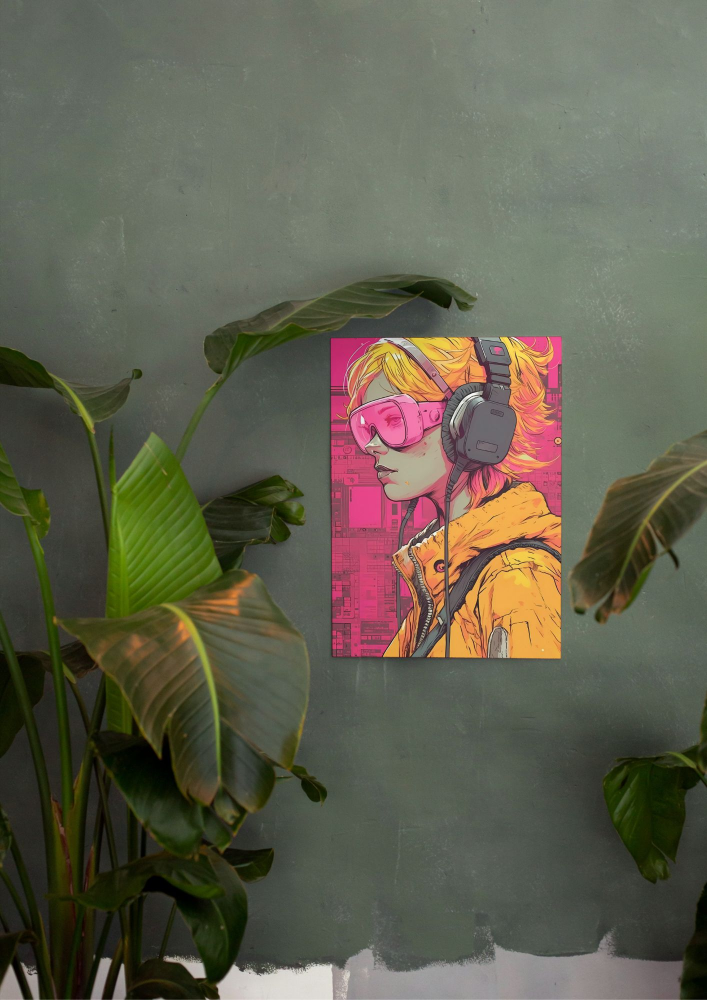
#> input picture mockups_db/tree.jpg, 1414 x 2000 px, found by its file name (shown at 1/2 size)
$ python generate_mockups.py
#> lines starting #> are read from the running program, lines starting #| are printed output that depends on the picture; after the words box and inside, x2 and y2 are one past the last pixel; in counts of white or black regions, pixels touching at a corner belong together; pictures that were not available may be replaced by others from this repository, and a replacement may not be noted
import cv2
import numpy as np
import os
from PIL import Image

# Paths
mockup_path = "tree.jpg"
designs_folder = "designs/"
output_folder = "mockups/"

# Destination points for the placeholder (corner coordinates in the mockup)
# Format: [(top-left x, y), (top-right x, y), (bottom-right x, y), (bottom-left x, y)]
destination_points = np.array([
    (660, 672),  # Top-left corner
    (1125, 672),  # Top-right corner
    (1125, 1318),  # Bottom-right corner
    (660, 1318)   # Bottom-left corner
], dtype=np.float32)

# Load the mockup template
mockup = cv2.imread(mockup_path)
#> mockup is the input picture: shape (2000, 1414, 3); mean B, G, R 79.1, 95.6, 97.4

# Create the output folder if it doesn't exist
os.makedirs(output_folder, exist_ok=True)

# Process each design
for design_file in os.listdir(designs_folder):
    if design_file.endswith(('.png', '.jpg', '.jpeg')):
        # Load the design
        design_path = os.path.join(designs_folder, design_file)
        design = cv2.imread(design_path)
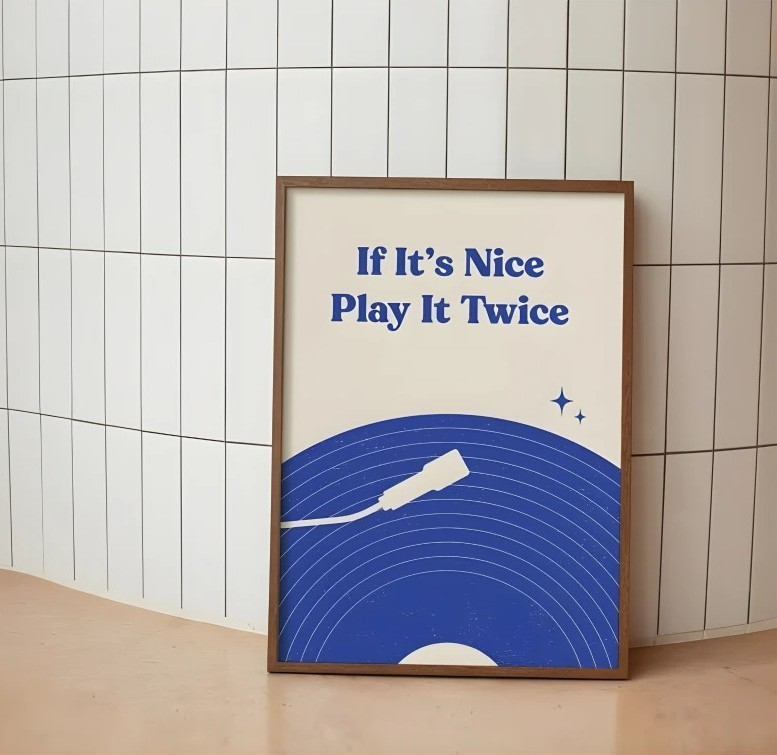
#> input picture mockups_db/3 blue vinly.jpg, 777 x 755 px, given as the content of the folder designs/, which was not available
#> design is the input picture: shape (755, 777, 3); mean B, G, R 174.9, 175, 180.9

        # Get the size of the design image
        h, w, _ = design.shape
#> h = 755; w = 777

        # Source points: the corners of the design image
        source_points = np.array([
            (0, 0),         # Top-left corner
            (w - 1, 0),     # Top-right corner
            (w - 1, h - 1), # Bottom-right corner
            (0, h - 1)      # Bottom-left corner
        ], dtype=np.float32)
#> source_points = [[0, 0], [776, 0], [776, 754], [0, 754]]

        # Compute the perspective transform matrix
        matrix = cv2.getPerspectiveTransform(source_points, destination_points)

        # Warp the design image to fit the placeholder
        warped_design = cv2.warpPerspective(design, matrix, (mockup.shape[1], mockup.shape[0]), flags=cv2.INTER_CUBIC)
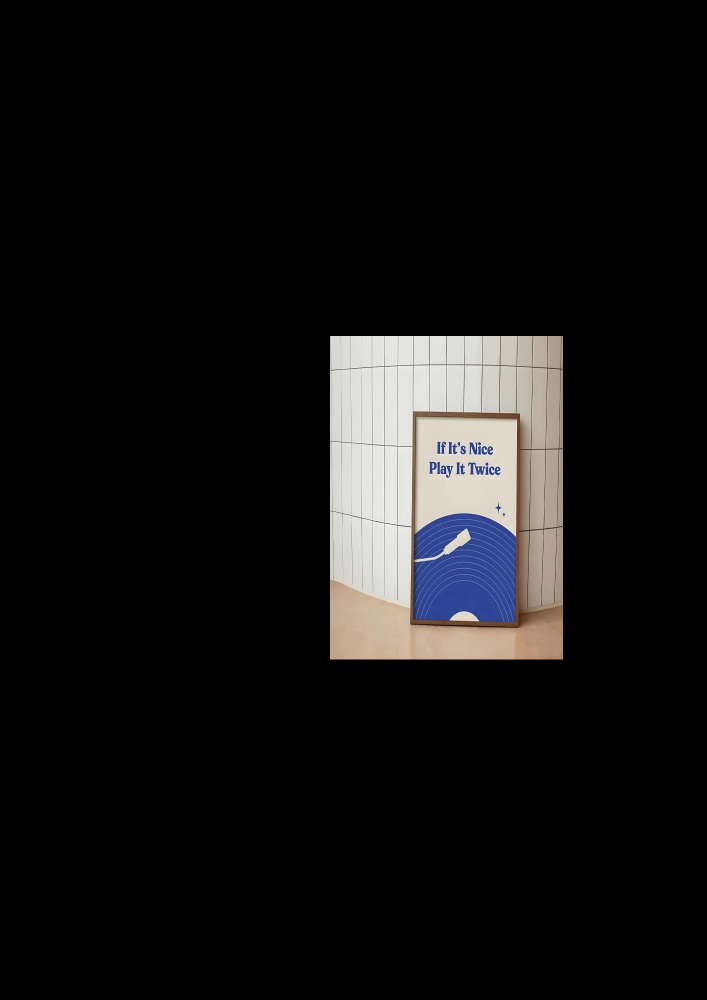
#> warped_design: shape (2000, 1414, 3) (shown at 1/2 size); mean B, G, R 18.6, 18.7, 19.3

        # Create a binary mask of the placeholder area
        mask = np.zeros(mockup.shape[:2], dtype=np.uint8)
        cv2.fillConvexPoly(mask, destination_points.astype(np.int32), 255)
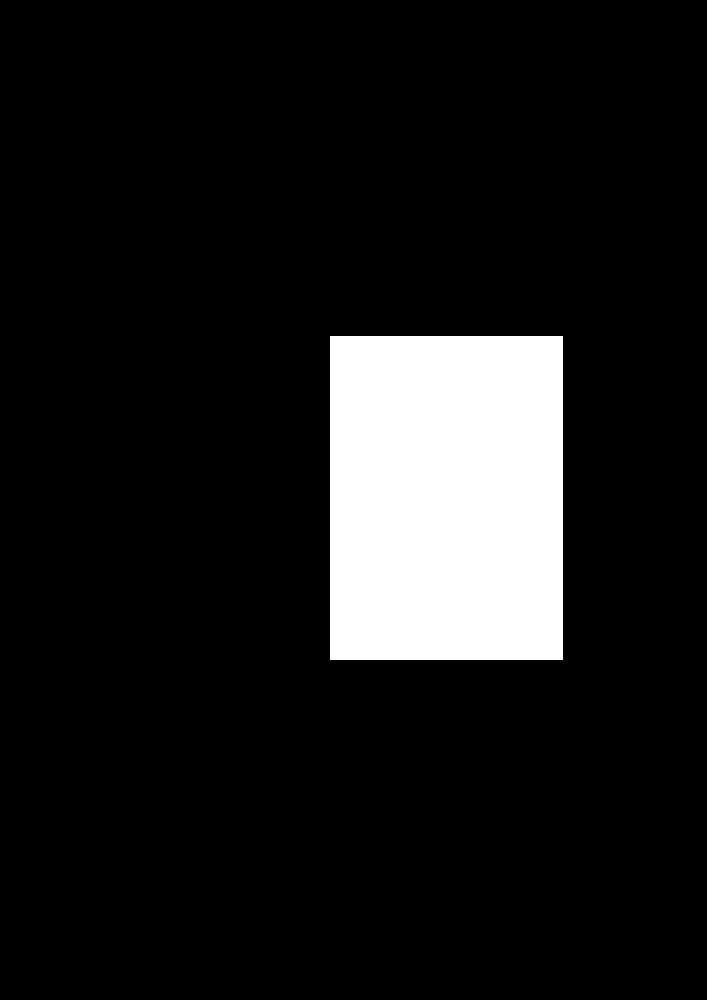
#> mask: shape (2000, 1414) (shown at 1/2 size); 10.7% white; 1 white region, box (x1, y1, x2, y2) and area: (660, 672, 1126, 1319) 301502

        # Combine the warped design with the mockup using the mask
        mask_inv = cv2.bitwise_not(mask)
        mockup_background = cv2.bitwise_and(mockup, mockup, mask=mask_inv)
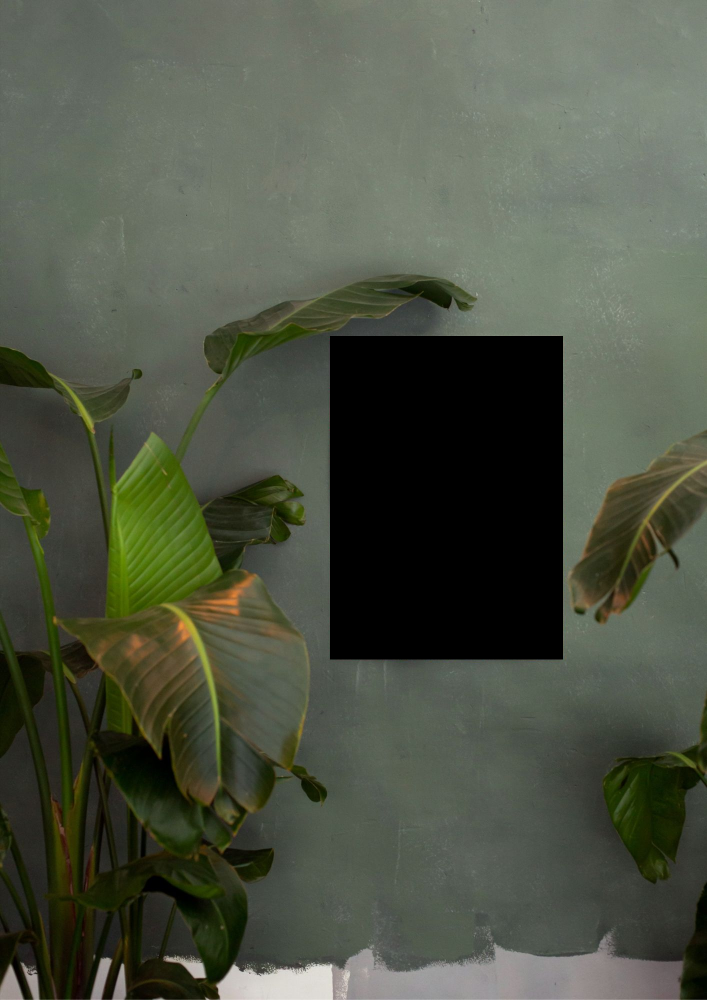
#> mockup_background: shape (2000, 1414, 3) (shown at 1/2 size); mean B, G, R 68.7, 83.5, 77.9
        final_result = cv2.add(mockup_background, cv2.bitwise_and(warped_design, warped_design, mask=mask))
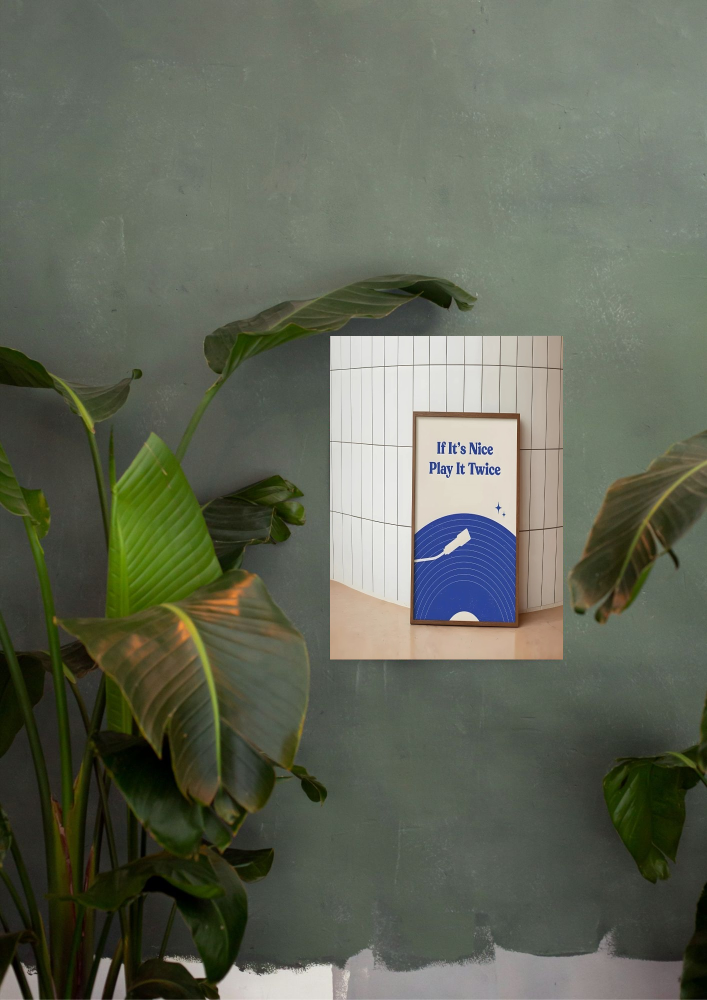
#> final_result: shape (2000, 1414, 3) (shown at 1/2 size); mean B, G, R 87.3, 102.2, 97.2

        # Save the output
        output_path = os.path.join(output_folder, f"tree_{design_file}")
        cv2.imwrite(output_path, final_result)

print("Mockup generation complete with precise placement!")
